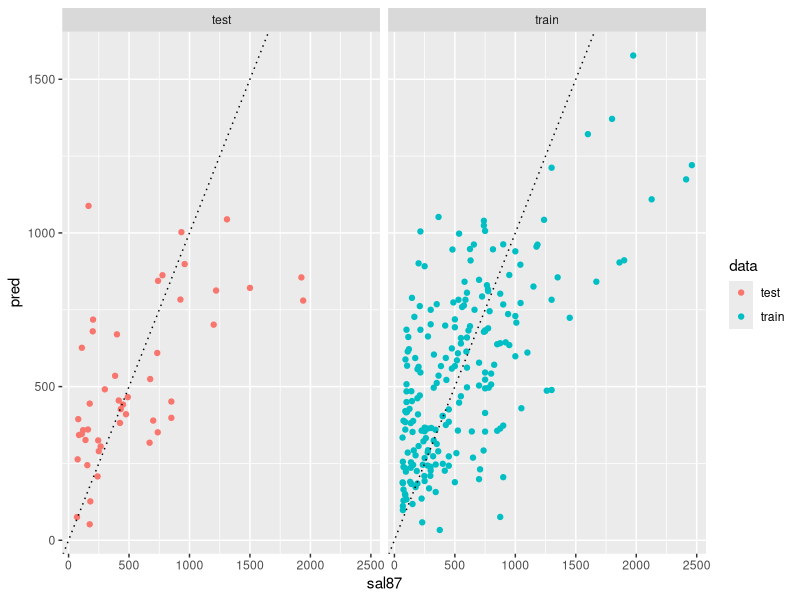
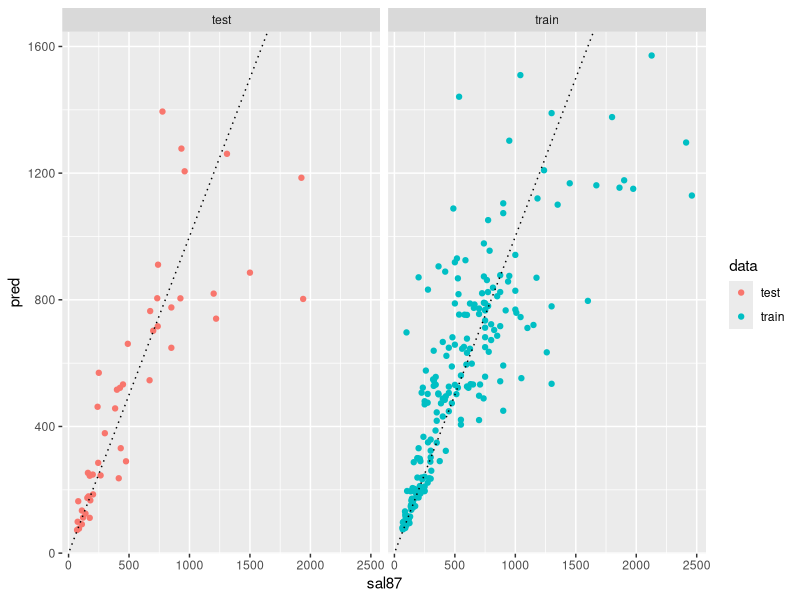

Reproduce these figures in R, in order. (Note: this script raises an error after producing the figures.)
## ---- chunk 1
library(dplyr)
library(randomForest)
library(caret)

iTest <- c(177,294,44,220,215,25,81,111,107,284,216,36,18,56,91,320,113,194,
           321,151,7 ,19,242,123,221,230,45,277,54,228,156,298,92,121,181,
           243,191,68,118,55,264,153 ,125,102,75,32,303,317,106,252,149,70,
           316,293,40,310,90,100,258,15)

dat <- read.csv('W11_MultipleRegression/BaseballHitters.csv', row.names=1)
#sum(is.na(datTrain$salary87))
#sum(is.na(datTest$salary87))
datTrain <- dat %>% slice(-iTest) %>% filter(!is.na(salary87))
datTest <- dat %>% slice(iTest) %>% filter(!is.na(salary87))

nrow(datTrain); sum(complete.cases(datTrain))

nrow(datTest); sum(complete.cases(datTest))

summary(datTrain)

# 선형 회귀 모형 활용하기
fit <- lm(salary87 ~ AB86 + H86 + HR86 + R86 + RBI86 + W86 + PO86 + A86 + E86,
          data=datTrain)

# 기존의 데이터로 모형 평가하기
RMSE(predict(fit), datTrain$salary87) 
# 새로운 데이터로 모형 평가하기
lm0 <- RMSE(predict(fit, newdata=datTest), datTest$salary87)
print(lm0)

pred1 = data.frame(pred=predict(fit), sal87=datTrain$salary87, data='train') 
pred2 = data.frame(pred=predict(fit, newdata=datTest), sal87=datTest$salary87, data='test')
datPlot = rbind(pred1, pred2)

ggplot(datPlot, aes(x=sal87, y=pred, col=data)) + 
  geom_point() + 
  geom_abline(intercept= 0, slope=1, linetype='dotted') + 
  facet_wrap(~ data)

# 어떤 도메인 지식도 쓰지 않은 경우
# Random Forest
fit <- randomForest(salary87 ~ . - firstName - lastName - league87 - team87,
                    data = datTrain)
# 기존의 데이터로 모형 평가하기
RMSE(predict(fit), datTrain$salary87) 
# 새로운 데이터로 모형 평가하기
rf <- RMSE(predict(fit, newdata=datTest), datTest$salary87)
print(rf)

pred1 = data.frame(pred=predict(fit), sal87=datTrain$salary87, data='train') 
pred2 = data.frame(pred=predict(fit, newdata=datTest), sal87=datTest$salary87, data='test')
datPlot = rbind(pred1, pred2)

ggplot(datPlot, aes(x=sal87, y=pred, col=data)) + 
  geom_point() + 
  geom_abline(intercept= 0, slope=1, linetype='dotted') + 
  facet_wrap(~ data)

# 어떤 도메인 지식도 쓰지 않은 경우
# Bagging

library(ipred)
fit <- bagging(salary87 ~ . - firstName - lastName - league87 - team87,
               data = datTrain)
RMSE(predict(fit), datTrain$salary87)
print(bag <- RMSE(predict(fit, newdata=datTest), datTest$salary87))

pred1 = data.frame(pred=predict(fit), sal87=datTrain$salary87, data='train')
pred2 = data.frame(pred=predict(fit, newdata=datTest), sal87=datTest$salary87, data='test')
datPlot = rbind(pred1, pred2)

ggplot(datPlot, aes(x=sal87, y=pred, col=data)) + 
  geom_point() + 
  geom_abline(intercept= 0, slope=1, linetype='dotted') + 
  facet_wrap(~ data)

#====

datTrain <- datTrain %>% 
  mutate(avAB = careerAB/years,
         avH = careerH/years,
         avHR = careerHR/years,
         avR = careerR/years,
         avRBI = careerRBI/years,
         avW = careerRBI/years) 

datTest <- datTest %>% 
  mutate(avAB = careerAB/years,
         avH = careerH/years,
         avHR = careerHR/years,
         avR = careerR/years,
         avRBI = careerRBI/years,
         avW = careerRBI/years) 

# 평균(av) 변수를 추가 시킨 경우
# Random Forest

fit <- randomForest(salary87 ~ . - firstName - lastName - league87 - team87,
                    data = datTrain)
RMSE(predict(fit), datTrain$salary87)
print(rfd <- RMSE(predict(fit, newdata=datTest), datTest$salary87))

pred1 = data.frame(pred=predict(fit), sal87=datTrain$salary87, data='train')
pred2 = data.frame(pred=predict(fit, newdata=datTest), sal87=datTest$salary87, data='test')
datPlot = rbind(pred1, pred2)

ggplot(datPlot, aes(x=sal87, y=pred, col=data)) + 
  geom_point() + 
  geom_abline(intercept= 0, slope=1, linetype='dotted') + 
  facet_wrap(~ data)

# Bagging
library(ipred)
fit <- bagging(salary87 ~ . - firstName - lastName - league87 - team87,
               data = datTrain)
RMSE(predict(fit), datTrain$salary87)
print(bagd <- RMSE(predict(fit, newdata=datTest), datTest$salary87))

pred1 = data.frame(pred=predict(fit), sal87=datTrain$salary87, data='train')
pred2 = data.frame(pred=predict(fit, newdata=datTest), sal87=datTest$salary87, data='test')
datPlot = rbind(pred1, pred2)

ggplot(datPlot, aes(x=sal87, y=pred, col=data)) + 
  geom_point() + 
  geom_abline(intercept= 0, slope=1, linetype='dotted') + 
  facet_wrap(~ data)

# y=log(salary87)로 바꾼 경우
# Random Forest
fit <- randomForest(log(salary87) ~ . - firstName - lastName - league87 - team87,
                    data = datTrain)
RMSE(exp(predict(fit)), datTrain$salary87)
print(rfdlog <- RMSE(exp(predict(fit, newdata=datTest)), datTest$salary87))

pred1 = data.frame(pred=exp(predict(fit)), sal87=datTrain$salary87, data='train')
pred2 = data.frame(pred=exp(predict(fit, newdata=datTest)), sal87=datTest$salary87, data='test')
datPlot = rbind(pred1, pred2)

ggplot(datPlot, aes(x=sal87, y=pred, col=data)) + 
  geom_point() + 
  geom_abline(intercept= 0, slope=1, linetype='dotted') + 
  facet_wrap(~ data)

# y=log(salary87)로 바꾼 경우
# Bagging
library(ipred)
fit <- bagging(log(salary87) ~ . - firstName - lastName - league87 - team87,
               data = datTrain)
RMSE(exp(predict(fit)), datTrain$salary87)
print(bagdlog <- RMSE(exp(predict(fit, newdata=datTest)), datTest$salary87))

pred1 = data.frame(pred=exp(predict(fit)), sal87=datTrain$salary87, data='train')
pred2 = data.frame(pred=exp(predict(fit, newdata=datTest)), sal87=datTest$salary87, data='test')
datPlot = rbind(pred1, pred2)

ggplot(datPlot, aes(x=sal87, y=pred, col=data)) + 
  geom_point() + 
  geom_abline(intercept= 0, slope=1, linetype='dotted') + 
  facet_wrap(~ data)
